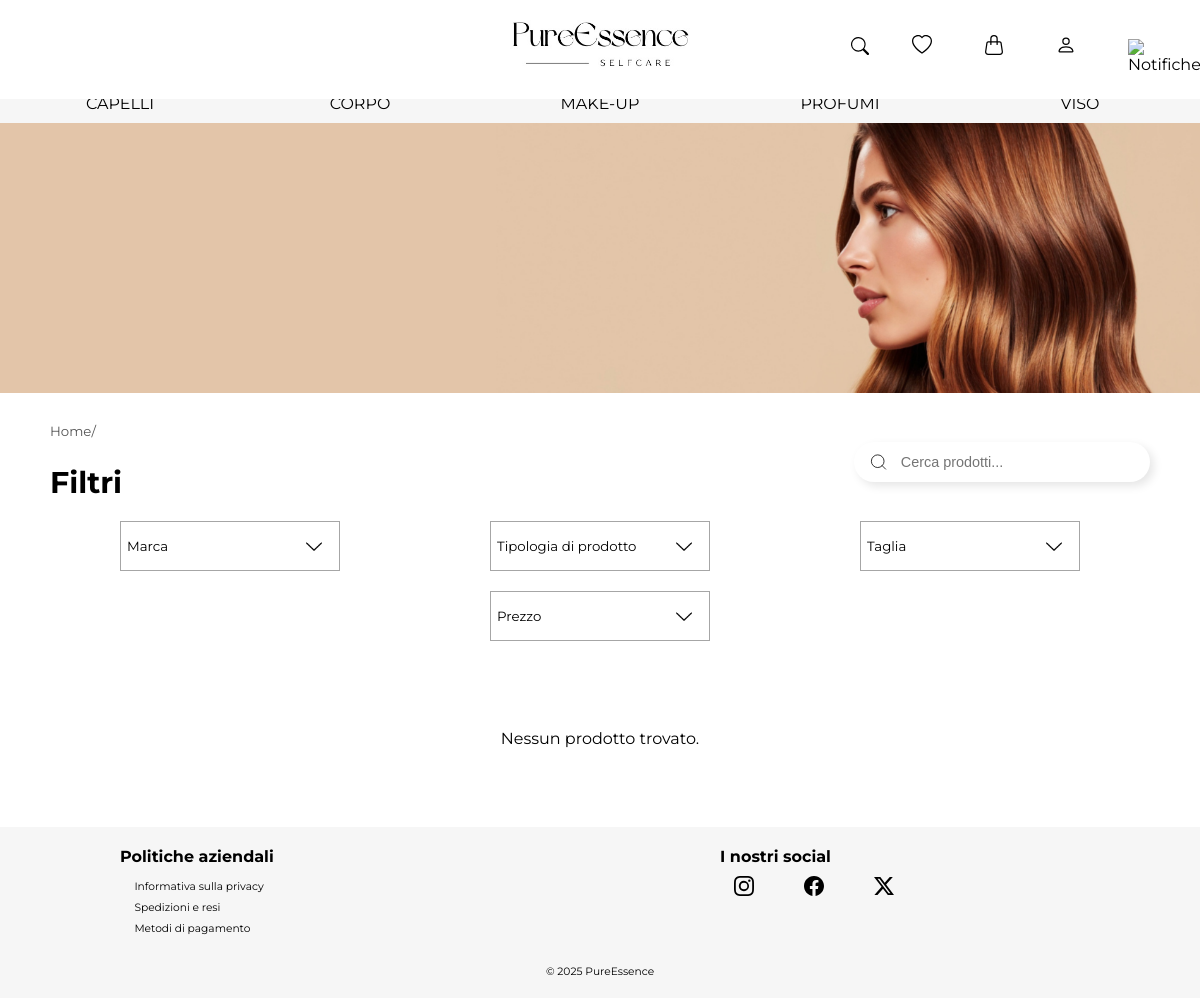
/sito/prodotti_categoria.php, run on the app's committed database.
### tables this page shows
create table CATEGORIA (
     nome varchar(50) not null,
     descrizione tinytext not null,
     constraint IDCATEGORIA primary key (nome));

### sito/prodotti_categoria.php (called while the page is built, shortened)
<?php
require_once 'setup.php';
$categoria = $_GET["categoria"];
$marcaFiltro = $_GET["marca"] ?? [];
$sottocategoriaFiltro = $_GET['sottocategoria'] ?? [];
$tagliaFiltro = $_GET['taglia'] ?? [];
$prezzoFiltro = $_GET['prezzo'] ?? [];
$search = trim($_GET['search'] ?? '');
$brandList = $dbh->getBrand($categoria);
$subcategoryList = $dbh->getSubcategory($categoria);
$sizeList = $dbh->getSize($categoria);
$priceList = $dbh->getPrice($categoria);
$templateParams["titolo"] = "PureEssence - Prodotti $categoria";
$templateParams["categorie"] = $dbh->getCategories();
$templateParams["descrizioneCategoria"] = $dbh->getDescriptionByCategories($categoria);
$templateParams["prodotti"] = $dbh->getProductByCategories($categoria, $marcaFiltro, $sottocategoriaFiltro, $tagliaFiltro, $prezzoFiltro, $search);
$templateParams["categoriaSelezionata"] = $categoria;
$templateParams["main"] = "prodotti_categoria_contenuto.php";
$templateParams["css"] = "style/prodotti_categoria.css";
$templateParams["marcafiltri"] = $brandList;
$templateParams["sottocategoriafiltri"] = $subcategoryList;
$templateParams["taglieprodottofiltri"] = $sizeList;
$templateParams["prezzoprodottofiltri"] = $priceList;
require 'templates/base.php';
?>

### sito/database/database.php (called while the page is built, shortened)
<?php
class DatabaseHelper{
    private $db;
    public function __construct($server, $username, $password, $dbName) {
        $this->db = new mysqli($server, $username, $password, $dbName);
    }
    public function getCategories() {
        $statement = $this->db->prepare("SELECT * FROM categoria LIMIT 5");
        $statement->execute();
        $result = $statement->get_result();
        return $result->fetch_all(MYSQLI_ASSOC);
    }
    public function getDescriptionByCategories($categoria){
        $statement= $this->db->prepare("SELECT descrizione FROM categoria WHERE nome= ?");
        $statement->bind_param("s", $categoria);
        $statement->execute();
        $result = $statement->get_result();
        $row = $result->fetch_assoc();
        return $row ? $row['descrizione'] : null;
    }
    public function getProductByCategories($categoria, $marche = [], $sottocategorie = [], $taglie = [], $prezzi = [], $search = '') {
        $query = "SELECT DISTINCT p.*, d.taglia, d.prezzo, d.IDdisponibilità
                  FROM PRODOTTO p
                  JOIN SOTTOCATEGORIA s ON p.sottocategoria = s.nome
                  JOIN CATEGORIA c ON s.categoria = c.nome
                  LEFT JOIN DISPONIBILITÀ d ON p.IDprodotto = d.IDprodotto
                  WHERE c.nome = ?";
        $params = [$categoria];
        $types = "s";
        $stmt = $this->db->prepare($query);
        $stmt->bind_param($types, ...$params);
        $stmt->execute();
        $result = $stmt->get_result();
        return $result->fetch_all(MYSQLI_ASSOC);
    }
    public function getBrand($categoria){
        $statement= $this->db->prepare("SELECT DISTINCT p.marca FROM PRODOTTO p JOIN SOTTOCATEGORIA s ON p.sottocategoria = s.nome JOIN CATEGORIA c ON s.categoria = c.nome WHERE c.nome = ?");
        $statement->bind_param("s", $categoria);
        $statement->execute();
        $result = $statement->get_result();
        return $result->fetch_all(MYSQLI_ASSOC);
    }
    public function getSubcategory($categoria){
        $statement= $this->db->prepare("SELECT DISTINCT p.sottocategoria FROM PRODOTTO p JOIN SOTTOCATEGORIA s ON p.sottocategoria = s.nome JOIN CATEGORIA c ON s.categoria = c.nome WHERE c.nome = ?");
        $statement->bind_param("s", $categoria);
        $statement->execute();
        $result = $statement->get_result();
        return $result->fetch_all(MYSQLI_ASSOC);
    }
}
?>

### sito/setup.php (called while the page is built, shortened)
<?php
require_once 'database/database.php';
$dbh = new DatabaseHelper("localhost", "root", "", "pureessence");
?>

### sito/templates/base.php (the view, shortened to what this page needs)
<!DOCTYPE html>
<html lang="it">
    <head>
        <link rel="stylesheet" type="text/css" href="style/style.css"/>
    </head>
    <body>
        <header class="site-header">
            <div><a href="index.php"><img src="<?php echo LOCAL_IMG_DIR."logo.png"; ?> " alt="Home Page" /></a>
            </div><nav><ul>
                <li><a href="#" <?php if(isset($_SESSION["tipoUtente"]) && $_SESSION["tipoUtente"] == "venditore") {echo 'hidden="true"';} ?>>
                    <button class="search-btn">
                        <img src="<?php echo LOCAL_IMG_DIR."search.svg"; ?>" alt="Cerca" />
                    </button></a>
                </li><li><a href="wishlist.php"  <?php if(isset($_SESSION["tipoUtente"]) && $_SESSION["tipoUtente"] == "venditore") {echo 'hidden="true"';} ?>><img src="<?php echo LOCAL_IMG_DIR."heart.svg"; ?>" alt="Preferiti" /></a>
                </li><li><a href="#"><img src="<?php echo LOCAL_IMG_DIR."handbag.svg"; ?>" <?php if(isset($_SESSION["tipoUtente"]) && $_SESSION["tipoUtente"] == "venditore") {echo 'hidden="true"';} ?> alt="Carrello" /></a>
                </li><li><a href="profile.php"><img src="<?php echo LOCAL_IMG_DIR."person.svg"; ?>" alt="Profilo" /></a>
                </li><li><a href="notifications.php"><img src="" alt="Notifiche" /></a></li>
        </ul></nav>
        </header>
        <nav>
            <ul>
                <?php foreach($templateParams["categorie"] as $categoria): ?><li><a href="prodotti_categoria.php?categoria=<?php echo urlencode($categoria["nome"]); ?>"><?php echo strtoupper($categoria["nome"]); ?></a></li><?php endforeach; ?>
            </ul>
        </nav>
        <main>
            <?php
                if (isset($templateParams["main"])) {
                    require($templateParams["main"]);
                }
            ?>
        </main>
        <footer>
            <section>
                <header><h2>Politiche aziendali</h2></header>
                <nav><ul>
                    <li><a href="privacy.php">Informativa sulla privacy</a></li>
                    <li><a href="shipping.php">Spedizioni e resi</a></li>
                    <li><a href="payments.php">Metodi di pagamento</a></li>
                </ul></nav>
            </section><section>
                <header><h2>I nostri social</h2></header>
                <nav><ul>
                    <li><a href="#"><img src="<?php echo LOCAL_IMG_DIR."instagram.svg"; ?>" alt="Instagram" /></a>
                    </li><li><a href="#"><img src="<?php echo LOCAL_IMG_DIR."facebook.svg"; ?>" alt="Facebook" /></a>
                    </li><li><a href="#"><img src="<?php echo LOCAL_IMG_DIR."twitter-x.svg"; ?>" alt="X o Twitter" /></a></li>
                </ul></nav>
            </section>
            <p>© 2025 PureEssence</p>
        </footer>
    </body>
</html>

### sito/style/style.css (style rules this page uses)
body { font-family: 'Montserrat', sans-serif; }
body, header, h1, h2 { margin: 0; padding: 0; }
ul { list-style: none; padding: 0; }
a { text-decoration: none; color: black; }
body > header { background-color: white; padding-top: 20px; padding-bottom: 10px; position:fixed; top: 0; box-sizing: border-box; width: 100%; z-index: 1000; }
body > header > nav { box-sizing: border-box; width: 30%; display: inline-block; }
body > header > nav a img { height: 12px; margin-bottom: 12.5px; }
body > header > div { box-sizing: border-box; width: 40%; display: inline-block; }
body > header > div > a > img { display: block; margin-left: auto; margin-right: auto; height: 30px; }
body > header > nav > ul { margin: 0; }
body > header > nav > ul > li { display: inline-block; width: 20%; }
body > nav { display: none; z-index: 100; }
body > main { margin-top: 83.5px; background-color: white; }
body > footer { background-color: #f6f6f6; }
body > footer > section { margin-left: 10%; box-sizing: border-box; width: 40%; display: inline-block; vertical-align: top; padding-top: 20px; }
body > footer > section > header > h2 { font-size: 12pt; font-weight: bold; }
body > footer > section > nav > ul { margin-top: 10px; padding-left: 3%; }
body > footer > section > nav > ul > li { font-size: 8pt; line-height: 200%; }
body > footer > section:nth-child(2) > nav > ul > li { display: inline-block; width: 15%; }
body > footer > section > nav > ul > li > a > img { height: 20px; }
body > footer > p { text-align: center; font-size: 8pt; margin-top: 10px; margin-bottom: 0; padding-bottom: 20px; }
body > header > nav:last-of-type > ul > li:first-child .search-btn { background: white; border: none; cursor: pointer; transition: background-color 0.3s ease, border-color 0.3s ease; }
@media screen and (min-width: 992px) { body > header > div > a > img { height: 50px; } }
@media screen and (min-width: 992px) { body > header > nav a img { height: 20px; margin-bottom: 15px; } }
@media screen and (min-width: 992px) { body > nav { top: 83.5px; display: block; position: fixed; margin: 0; padding: 0; width: 100%; background-color: #f6f6f6; } }
@media screen and (min-width: 992px) { body > nav > ul { margin: 0; padding-top: 10px; padding-bottom: 10px; } }
@media screen and (min-width: 992px) { body > nav > ul > li { display: inline-block; width: 20%; text-align: center; } }
@media screen and (min-width: 992px) { body > nav > ul > li > a { font-size: 12pt; } }
@media screen and (min-width: 992px) { body > main { margin-top: 122.5px; } }
@media screen and (min-width: 992px) { body > header > nav:last-of-type > ul > li:first-child .search-btn { width: 40px; height: 40px; } }
@media screen and (min-width: 992px) { body > header > nav:last-of-type > ul > li:first-child .search-btn img { width: 18px; height: 18px; } }

### data on the page
categoria: nome "CAPELLI"
categoria: nome "CORPO"
categoria: nome "MAKE-UP"
categoria: nome "PROFUMI"
categoria: nome "VISO"
